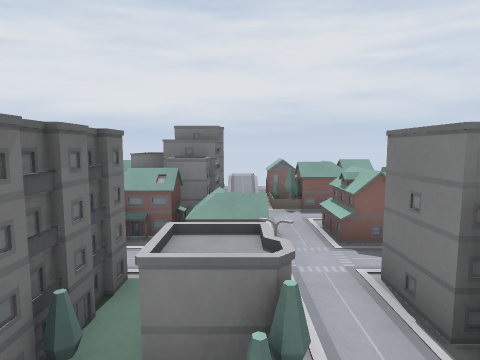
View 1 (above)

16 first-person views from a walk through a level from a Godot 3-D game. The camera is 1.5 m above the floor, tilts 6° down and sees 75° across. The floor is counted in squares, 1 m on a side. Each view is taken from the middle of a square. On the plan, view 1 faces up. The plan holds only what a view shows up to about 15 squares ahead; the rest is blank.

View 2
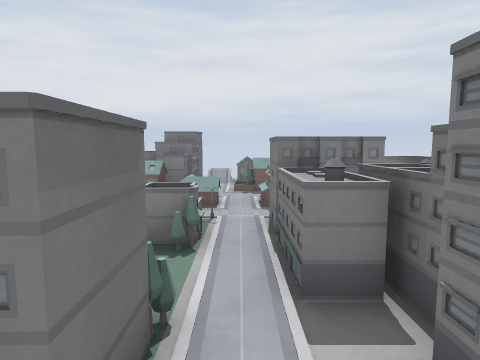

View 3
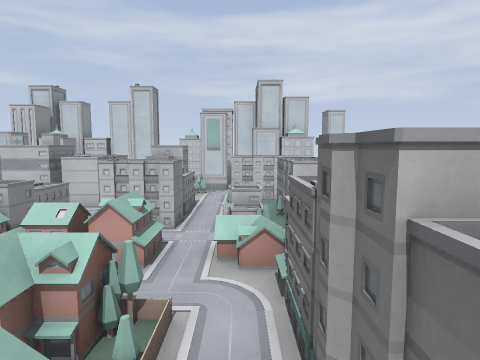

View 4
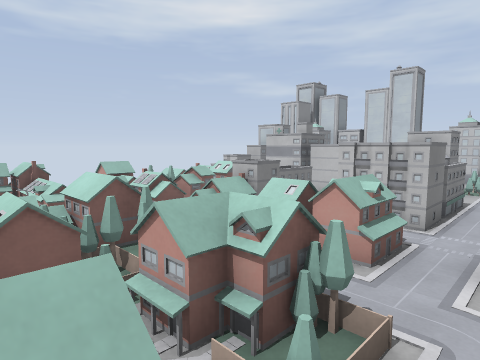

View 5
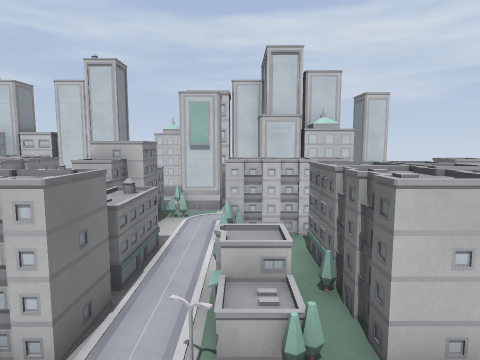

View 6
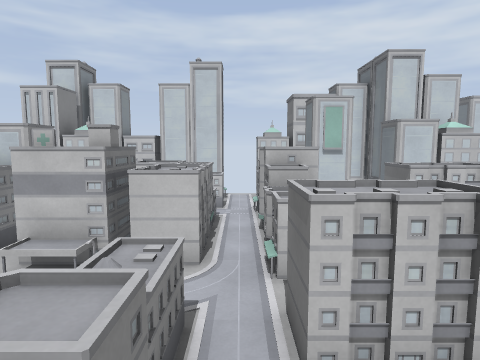

View 7
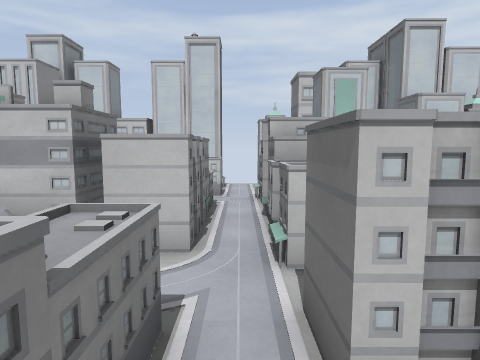

View 8
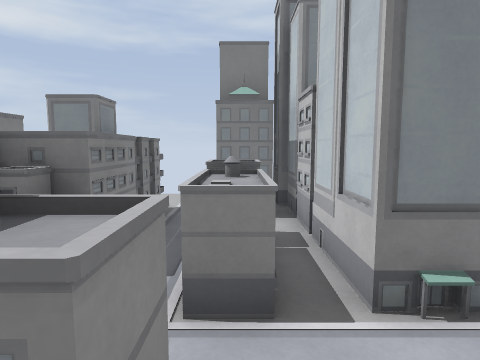

View 9
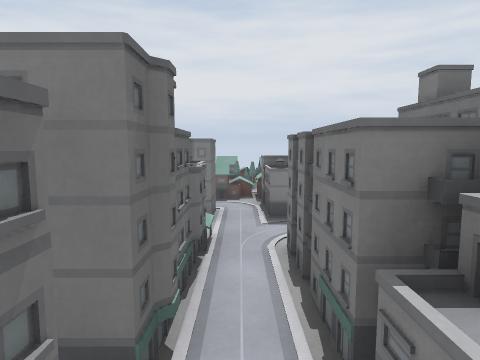

View 10
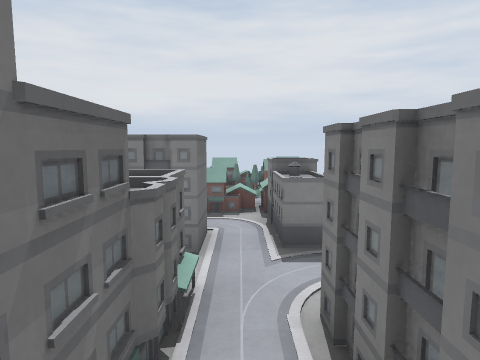

View 11
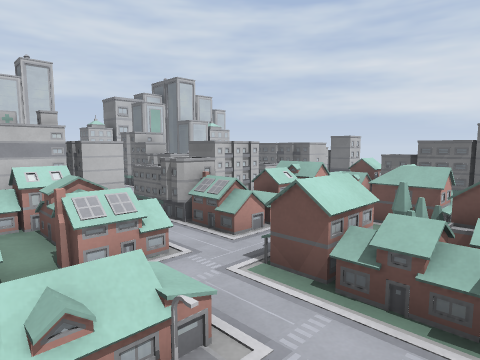

View 12
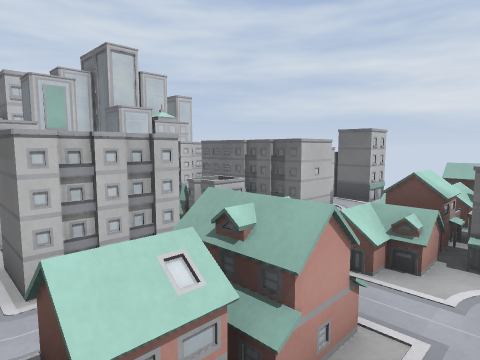

View 13
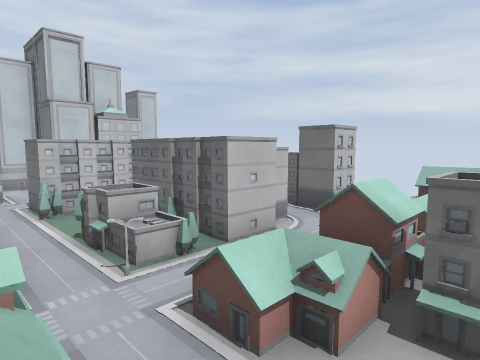

View 14
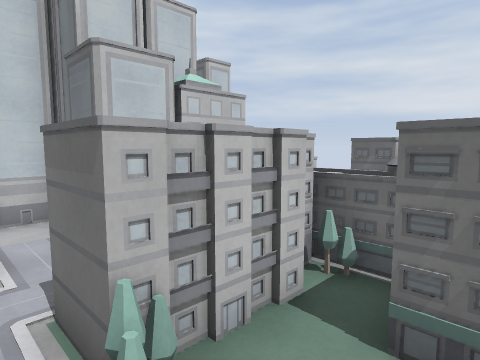

View 15
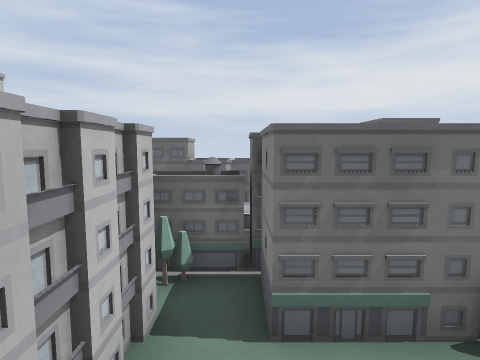

View 16
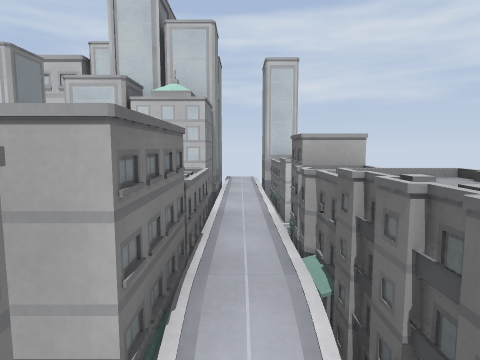

### Floor plan
Key: @ floor where view 1 was taken; # wall or solid block; x gap in a wall; . main floor; : floor 0.5 m higher than the main floor; / step, stairs or slope; = window, fence, low wall or low ledge; ^ raised ledge; B building; O other object.
Columns run from 6 left of view 1 to 11 right of it. Each row starts with its distance up from view 1.
 11       :.  #=
 10      #/== =O#. .
  9    ^ #...=OO=.. .=
  8    #^#.O^^O#O.OO==
  7     #^... .....
  6  ====^/./=/=.==OO
  5  O  #//.O//=.==.O
  4  .....O....= #=O
  3 ##.^#.O.##.= =OO=O
  2 #^/^#=O.^x..
  1 #^:^#...^^.. O.^^
  0 =^:^#.@.^^.#####
 -1 #=:^O#O..#.### #
 -2 # :^###.##.### #
 -3  ^:###..O#.^####
 -4  ^:###.###......
 -5  ^:# #.....^^^.#
 -6 ##:# #####.###B##
 -7  #:#     #.###B

Positions as (right, up) in squares from view 1, and headings:
1: (0, 0), facing up
2: (1, -3), facing up
3: (0, 11), facing down
4: (0, 10), facing down-right
5: (0, 6), facing down
6: (4, 6), facing down
7: (4, 5), facing down
8: (2, -5), facing right
9: (4, -4), facing up
10: (4, -2), facing up
11: (9, 10), facing down-left
12: (4, 7), facing down-left
13: (2, 7), facing down-left
14: (1, 1), facing down-left
15: (1, 0), facing left
16: (-4, 3), facing down
